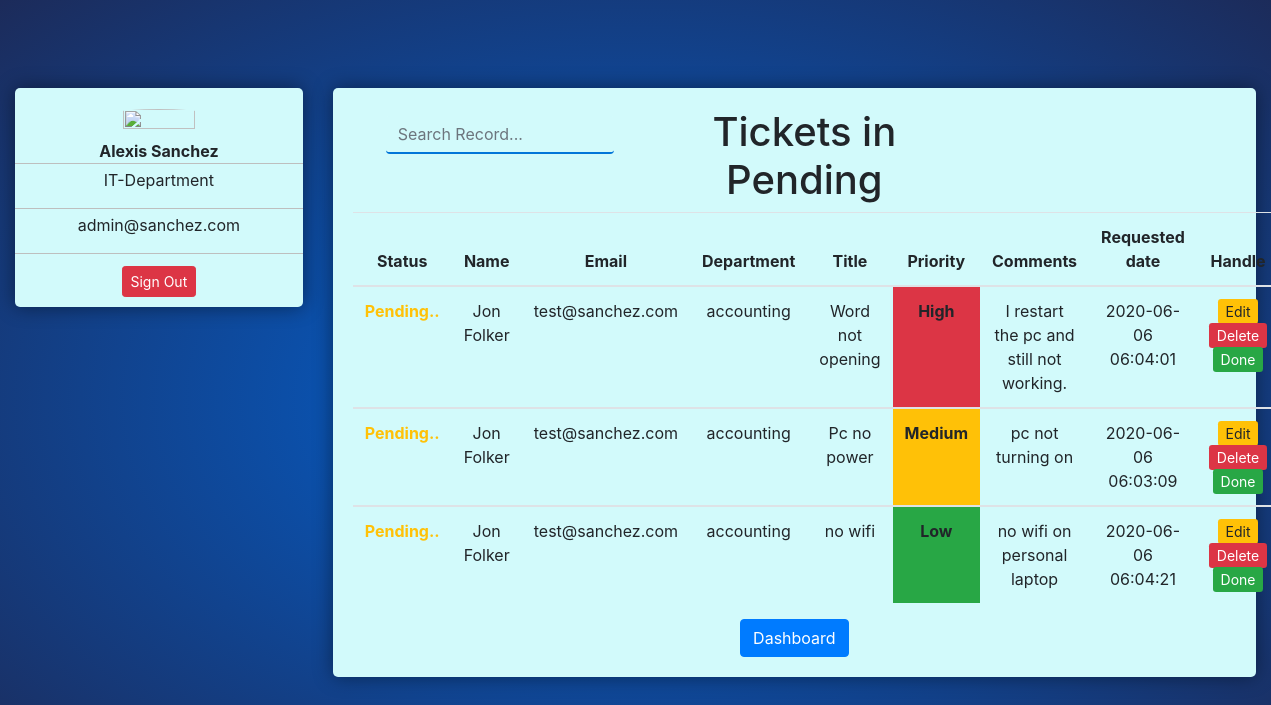
The app's page /view/proccess-tickets.php (signed in) with its own data.
### tables this page shows
CREATE TABLE `users` (
  `id` int(100) NOT NULL,
  `fname` varchar(20) NOT NULL,
  `lname` varchar(20) NOT NULL,
  `email` varchar(50) NOT NULL,
  `password` varchar(20) NOT NULL,
  `department` varchar(30) NOT NULL,
  `level` varchar(25) NOT NULL
);

CREATE TABLE `request_ticket` (
  `id` int(100) NOT NULL,
  `fname` varchar(20) NOT NULL,
  `lname` varchar(20) NOT NULL,
  `email` varchar(50) NOT NULL,
  `department` varchar(30) NOT NULL,
  `title` varchar(100) NOT NULL,
  `priority` varchar(20) NOT NULL,
  `comments` varchar(500) NOT NULL,
  `request_date` timestamp NOT NULL DEFAULT current_timestamp(),
  `status` varchar(20) NOT NULL,
  `finished_date` varchar(250) NOT NULL,
  `completed_by` varchar(100) NOT NULL
);

### view/proccess-tickets.php (the view, shortened to what this page needs)
<!DOCTYPE html>
<html lang="en">
<head>
    <link rel="stylesheet" href="https://stackpath.bootstrapcdn.com/bootstrap/4.5.0/css/bootstrap.min.css">
    <link rel="stylesheet" href="../css/style.css">
</head>
<body>
    <div class="">
        <div class="row profile">
            <?php
            include('menu.php');
            if($row['level'] == 'admin'){
            ?>
            <div class="col-md-9 mt-2">
                <div class="profile-content text-center">
                    <div class="row">
                        <input type="text" class="form-control ml-5 mt-2 col-sm-3" id="search" placeholder="Search Record...">
                        <h1 class="col-sm-5">Tickets in Pending</h1>
                    </div>
                    <table class="table table-hover">
                        <thead>
                            <tr>
                                <th scope="col">Status</th>
                                <th scope="col">Name</th>
                                <th scope="col">Email</th>
                                <th scope="col">Department</th>
                                <th scope="col">Title</th>
                                <th scope="col">Priority</th>
                                <th scope="col">Comments</th>
                                <th scope="col">Requested date</th>
                                <th scope="col">Handle</th>
                            </tr>
                        </thead>
                        <?php
                        require("../controller/db.php");
                        $sql = "SELECT * FROM request_ticket ORDER BY FIELD(priority, 'high', 'medium', 'low')";
                        $result = $conn->query($sql);
                        while ($rows = $result->fetch_assoc()) {
                            $id = $rows['id'];
                        ?>
                            <tbody id="all-tickets">
                                <tr>
                                    <?php
                                    if ($rows['status'] == 'pending..') { ?>
                                        <th scope="row" class="text-warning text-capitalize"><?php echo $rows['status']; ?></th>
                                        <td><?php echo $rows['fname'] . " " . $rows['lname']; ?></td>
                                        <td><?php echo $rows['email']; ?></td>
                                        <td><?php echo $rows['department']; ?></td>
                                        <td><?php echo $rows['title']; ?></td>
                                        <?php
                                        if ($rows['priority'] == 'low') { ?>
                                            <td class="bg-success font-weight-bold text-capitalize"><?php echo $rows['priority']; ?></td>
                                        <?php
                                        } elseif ($rows['priority'] == 'medium') {
                                        ?>
                                            <td class="bg-warning font-weight-bold text-capitalize"><?php echo $rows['priority']; ?></td>
                                        <?php
                                        } elseif ($rows['priority'] == 'high') {
                                        ?>
                                            <td class="bg-danger font-weight-bold text-capitalize"><?php echo $rows['priority']; ?></td>
                                        <?php } ?>
                                        <td><?php echo $rows['comments']; ?></td>
                                        <td><?php echo $rows['request_date']; ?></td>
                                        <td><?php echo "<a class='btn-warning btn-sm' href='../model/edit-ticket-admin.php?id=$id' >Edit</a>
                                                        <a onClick=\"javascript: return confirm('Please confirm deletion');\" href='../model/delete-admin-req.php?id=$id' class='btn-danger btn-sm'>Delete</a>
                                                        <a onClick=\"javascript: return confirm('Please confirm that ticket is done');\" href='../model/done_request.php?id=$id' class='btn-success btn-sm' href=''>Done</a>"; ?></td>
                                    <?php
                                    }
                                    ?>
                                </tr>
                            </tbody>
                        <?php
                        }
                        ?>
                    </table>
                    <a class="btn btn-primary btn-md" href="../view/dashboard-admin.php">Dashboard</a>
                </div>
            </div>
        </div>
    </div>
    <?php
	}else{
		header("Location: dashboard.php");
	}
?>
</body>
</html>

### view/menu.php (shortened to what this page needs)
<?php
    require("../controller/db.php");
    $curent_user = $_SESSION['id'];
    $sql = "SELECT * FROM users WHERE id='$curent_user' ";
    $result = $conn->query($sql);
    $row = $result->fetch_assoc();
?>
<div class="col-md-3 mt-2">
                <div class="profile-sidebar">
                    <div class="profile-userpic text-center">
                        <img src="https://www.pngkit.com/png/full/78-782168_photo-vault-boy-transparent-background.png" class="img-responsive" alt="">
                    </div>
                    <div class="profile-usermenu text-center">
                        <ul class="nav">
                            <li class=" col-sm-12 mt-1">
                            <b><?php echo $row['fname']." ". $row['lname']; ?></b>
                            </li>
                            <li class=" col-sm-12 mt-1">
                            <p><?php echo $row['department']; ?></p>
                            </li>
                            <li class=" col-sm-12 mt-1">
                            <p><?php echo $row['email']; ?></p>
                            </li>
                            <div class=" col-sm-12 mt-1">
                            <?php echo "<a onClick=\"javascript: return confirm('Are you sure you want to log out?');\"  href='../model/logout.php' class='btn btn-danger mt-2 btn-sm'>Sign Out</a>" ?>
                            </div>
                        </ul>
                    </div>
                </div>
            </div>

### css/style.css (style rules this page uses)
html, * { margin: 0; padding: 0; }
body { background: -webkit-radial-gradient( center, ellipse cover, #0264d6 1%, #1c2b5a 100% ); height: 90vh; }
.profile { margin: 80px 0; }
.profile-sidebar { padding: 20px 0 10px 0; background: #d2fafb; border-radius: 5px; box-shadow: 0 0 20px rgba(0, 0, 0, 0.445); }
.profile-userpic img { float: none; margin: 0 auto; width: 50%; height: 50%; -webkit-border-radius: 50% !important; -moz-border-radius: 50% !important; border-radius: 50% !important; }
.profile-usermenu ul li { border-bottom: 1px solid #bebebe; }
.profile-content { padding: 20px; background: #d2fafb; border-radius: 5px; box-shadow: 0 0 20px rgba(0, 0, 0, 0.445); }
#search { border: none; background: #d2fafb; border-bottom: 2px solid #0275d8; }

### records on screen
users: fname "Alexis", lname "Sanchez", department "IT-Department", email "admin@sanchez.com"
request_ticket: status "Pending..", fname "Jon", lname "Folker", email "test@sanchez.com", department "accounting", title "Word not opening", priority "High", comments "I restart the pc and still not working.", request_date "2020-06-06 06:04:01"
request_ticket: status "Pending..", fname "Jon", lname "Folker", email "test@sanchez.com", department "accounting", title "Pc no power", priority "Medium", comments "pc not turning on", request_date "2020-06-06 06:03:09"
request_ticket: status "Pending..", fname "Jon", lname "Folker", email "test@sanchez.com", department "accounting", title "no wifi", priority "Low", comments "no wifi on personal laptop", request_date "2020-06-06 06:04:21"
